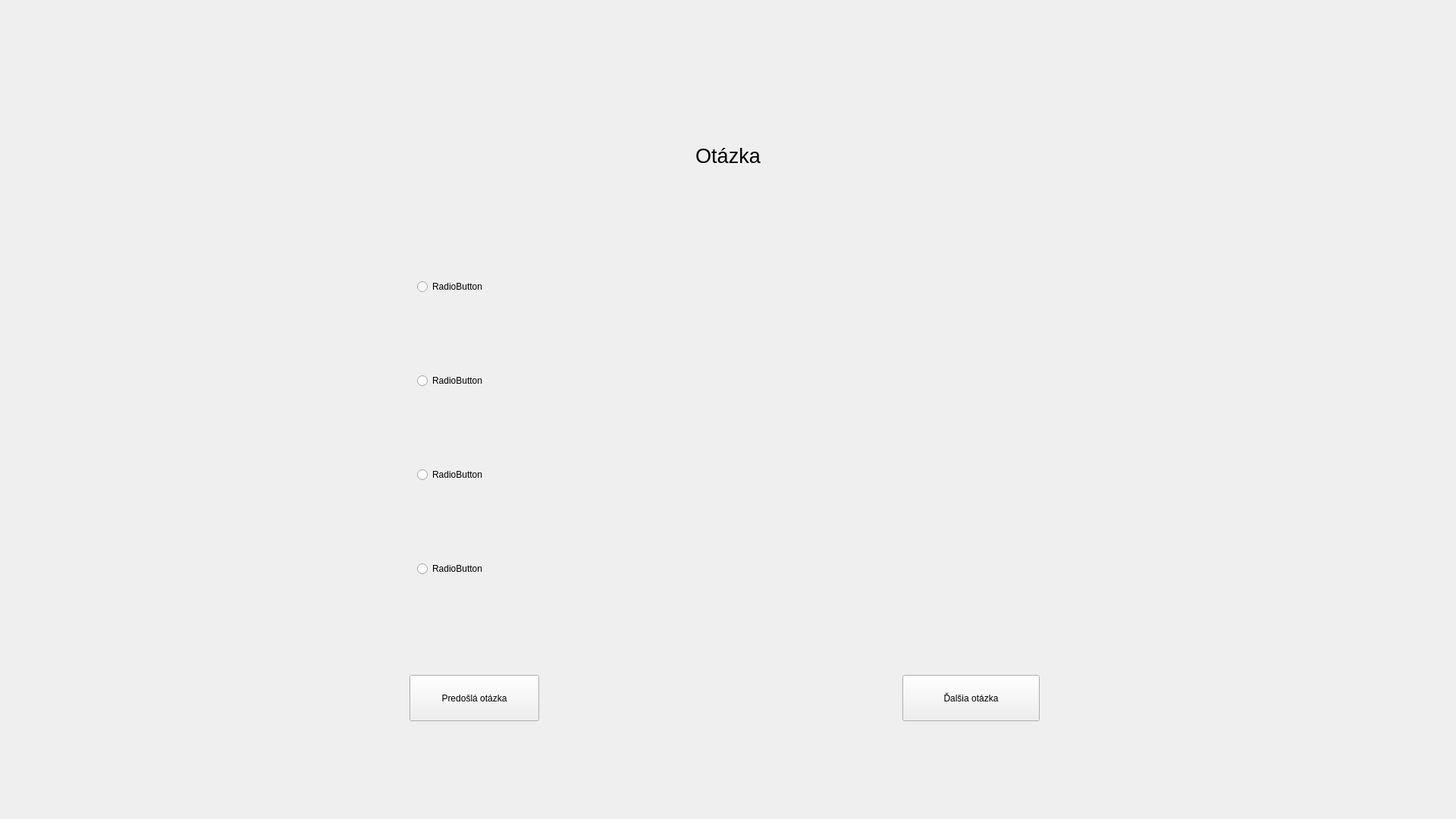
<?xml version="1.0" encoding="UTF-8"?>
<ui version="4.0">
 <class>widget</class>
 <widget class="QWidget" name="widget">
  <property name="geometry">
   <rect>
    <x>0</x>
    <y>0</y>
    <width>1920</width>
    <height>1080</height>
   </rect>
  </property>
  <property name="windowTitle">
   <string>Form</string>
  </property>
  <property name="locale">
   <locale language="Slovak" country="Slovakia"/>
  </property>
  <widget class="QWidget" name="question_widget" native="true">
   <property name="geometry">
    <rect>
     <x>510</x>
     <y>90</y>
     <width>900</width>
     <height>900</height>
    </rect>
   </property>
   <property name="locale">
    <locale language="Slovak" country="Slovakia"/>
   </property>
   <widget class="QLabel" name="question">
    <property name="geometry">
     <rect>
      <x>200</x>
      <y>70</y>
      <width>500</width>
      <height>91</height>
     </rect>
    </property>
    <property name="font">
     <font>
      <family>Ubuntu</family>
      <pointsize>20</pointsize>
     </font>
    </property>
    <property name="text">
     <string>Otázka</string>
    </property>
    <property name="alignment">
     <set>Qt::AlignCenter</set>
    </property>
   </widget>
   <widget class="QPushButton" name="next">
    <property name="geometry">
     <rect>
      <x>680</x>
      <y>800</y>
      <width>181</width>
      <height>61</height>
     </rect>
    </property>
    <property name="text">
     <string>Ďalšia otázka</string>
    </property>
   </widget>
   <widget class="QPushButton" name="prev">
    <property name="geometry">
     <rect>
      <x>30</x>
      <y>800</y>
      <width>171</width>
      <height>61</height>
     </rect>
    </property>
    <property name="text">
     <string>Predošlá otázka</string>
    </property>
   </widget>
   <widget class="QWidget" name="gridLayoutWidget">
    <property name="geometry">
     <rect>
      <x>40</x>
      <y>180</y>
      <width>811</width>
      <height>591</height>
     </rect>
    </property>
    <layout class="QGridLayout" name="gridLayout">
     <item row="1" column="0">
      <widget class="QRadioButton" name="radioButton_3">
       <property name="text">
        <string>RadioButton</string>
       </property>
      </widget>
     </item>
     <item row="0" column="0">
      <widget class="QRadioButton" name="radioButton">
       <property name="text">
        <string>RadioButton</string>
       </property>
      </widget>
     </item>
     <item row="2" column="0">
      <widget class="QRadioButton" name="radioButton_2">
       <property name="text">
        <string>RadioButton</string>
       </property>
      </widget>
     </item>
     <item row="3" column="0">
      <widget class="QRadioButton" name="radioButton_4">
       <property name="text">
        <string>RadioButton</string>
       </property>
      </widget>
     </item>
    </layout>
   </widget>
  </widget>
 </widget>
 <resources/>
 <connections/>
</ui>
